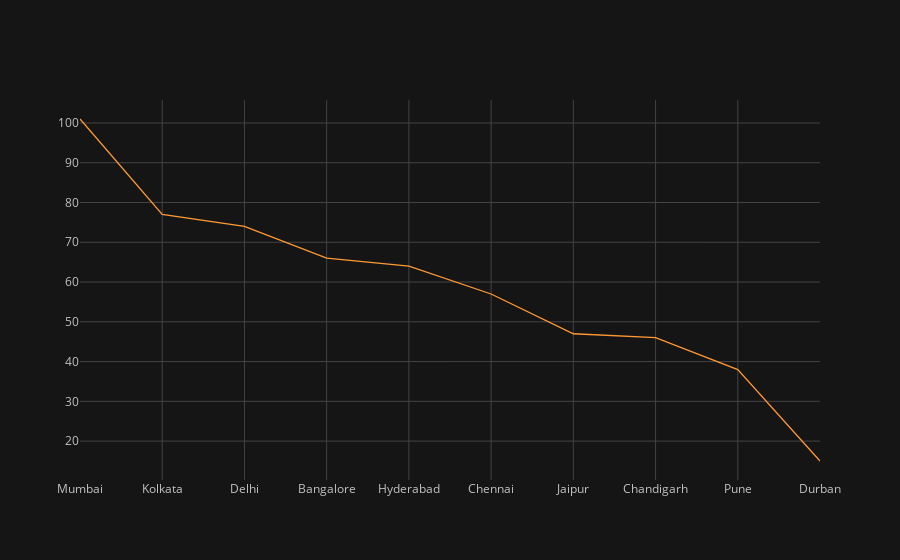

Notebook code for this chart:
### Markdown cell above
### Which city host match many time per season?

### Code cell
city_mat1=data['city'].value_counts()
city_mat1[:10].iplot(kind='area',theme='solar')

### Figure 1 — Plotly figure (JSON) as saved in the notebook; plotly's stock layout.template omitted (floating-point values rounded to 4 significant figures)
{"data": [{"line": {"color": "rgba(255, 153, 51, 1.0)", "dash": "solid", "shape": "linear", "width": 1.3}, "mode": "lines", "name": "city", "text": "", "type": "scatter", "x": ["Mumbai", "Kolkata", "Delhi", "Bangalore", "Hyderabad", "Chennai", "Jaipur", "Chandigarh", "Pune", "Durban"], "y": [101, 77, 74, 66, 64, 57, 47, 46, 38, 15]}], "layout": {"legend": {"bgcolor": "#151516", "font": {"color": "#D9D9D9"}}, "paper_bgcolor": "#151516", "plot_bgcolor": "#151516", "title": {"font": {"color": "#D9D9D9"}}, "xaxis": {"gridcolor": "#434343", "showgrid": true, "tickfont": {"color": "#C2C2C2"}, "title": {"font": {"color": "#D9D9D9"}, "text": ""}, "zerolinecolor": "#666570"}, "yaxis": {"gridcolor": "#434343", "showgrid": true, "tickfont": {"color": "#C2C2C2"}, "title": {"font": {"color": "#D9D9D9"}, "text": ""}, "zerolinecolor": "#666570"}}}
